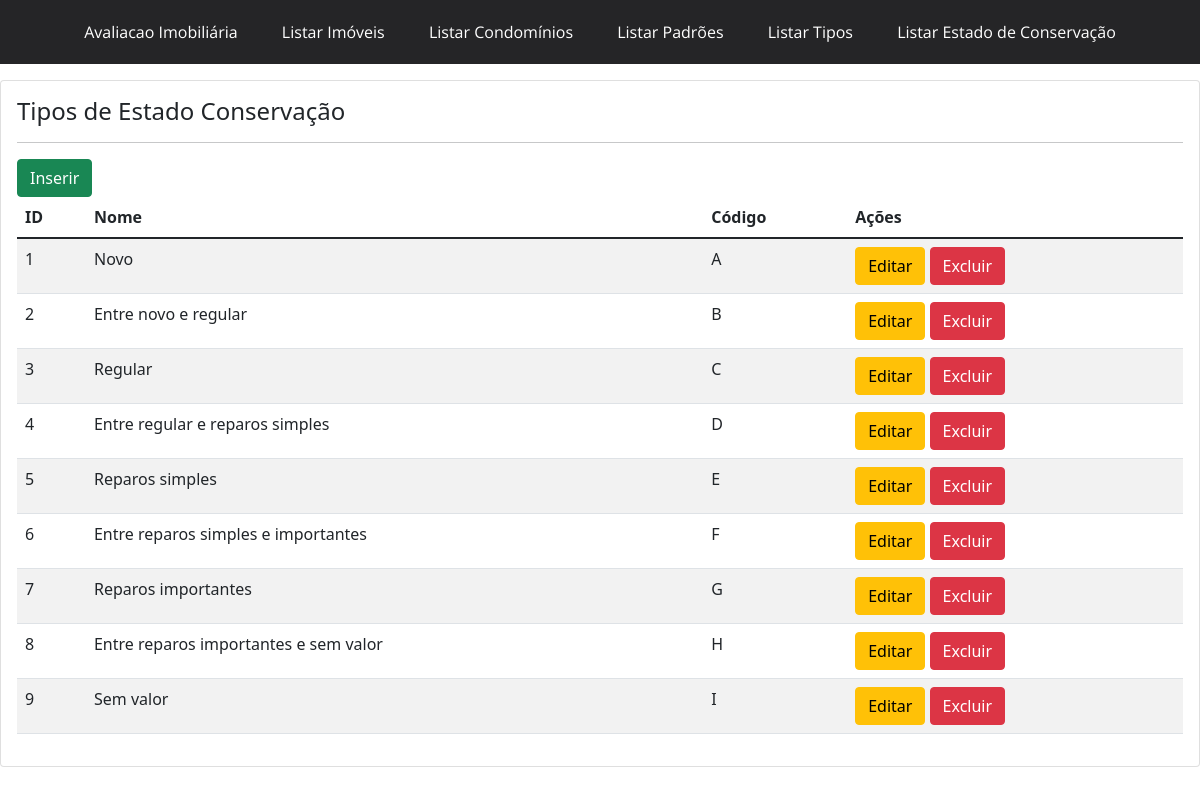
Before: /estadoConservacao/ with the older database file.
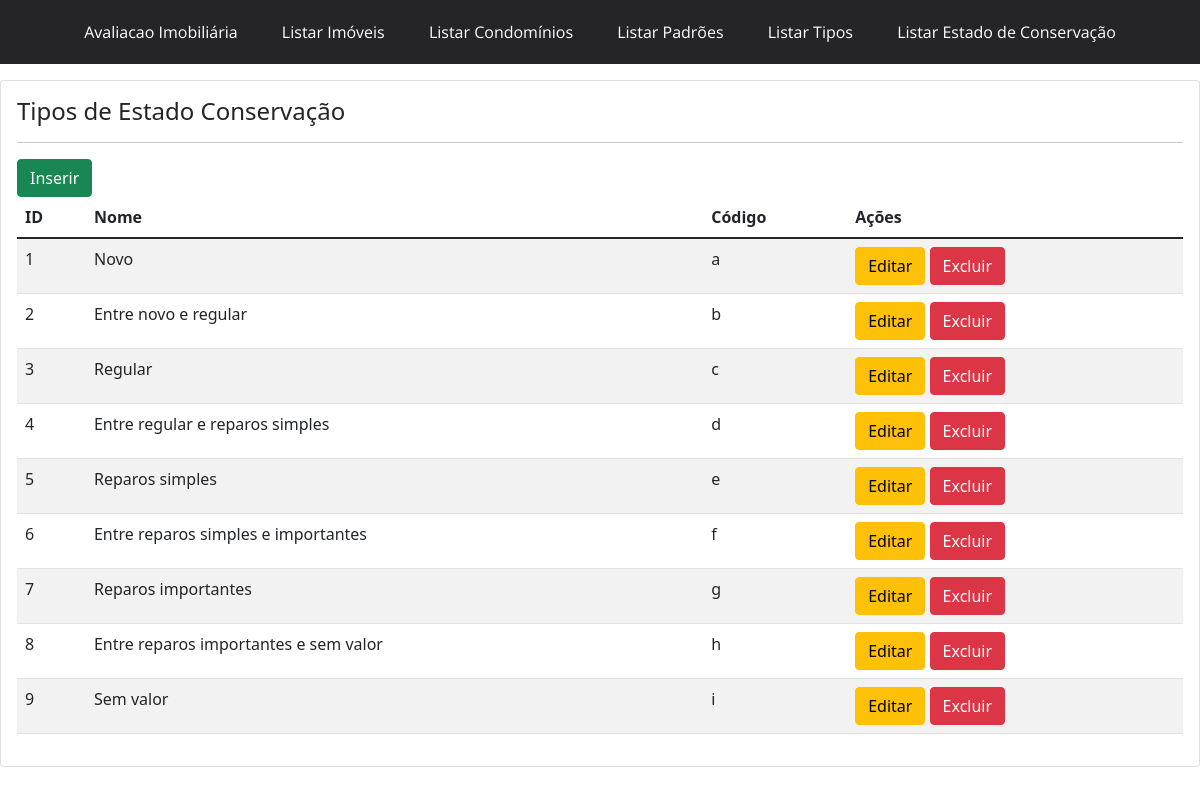
After: the same page with the newer database file.
### portal/models.py (models this page shows, shortened)
class Estadoconser(models.Model):
    nome = models.CharField(max_length=100, blank=True, null=True)
    codigo = models.CharField(max_length=1, blank=True, null=True)

### portal/views.py (the view)
# urls.py: path('estadoConservacao/', views.estadoConserv, name='estadoConservacao'),
def estadoConserv (request):
    estadoConservacao = Estadoconser.objects.all()
    context = {
        'estadoCons': estadoConservacao
    }
    return render(request, 'portal/estadoConservacao.html', context)

### portal/templates/portal/estadoConservacao.html
{% extends 'base.html' %}
{% block content %}
<div class = "card">
<div class="card-body">
 <h4> Tipos de Estado Conservação </h4>
 <hr>
<a class="btn btn-success" href="{% url 'estadoConserv_add' %}"> Inserir </a>
  <table class = "table table-striped">
      <thead>
        <tr>
            <th>ID</th>
            <th>Nome</th>
            <th>Código</th>
            <th>Ações</th>
        </tr>
      </thead>
      <tbody>
         {%  for estadoConser in estadoCons %}
         <tr>
             <td>{{ estadoConser.id  }} </td>
             <td>{{ estadoConser.nome }}</td>
             <td>{{ estadoConser.codigo }}</td>
             <td><button class='btn btn-warning'>Editar</button>
                 <button class='btn btn-danger'>Excluir</button>
             </td>
         </tr>
         {% endfor %}
      </tbody>
  </table>
</div>
</div>
{% endblock %}

Changed rows visible on the page:
changed Estadoconser "Novo": codigo "A" → "a"
changed Estadoconser "Entre novo e regular": codigo "B" → "b"
changed Estadoconser "Regular": codigo "C" → "c"
changed Estadoconser "Entre regular e reparos simples": codigo "D" → "d"
changed Estadoconser "Reparos simples": codigo "E" → "e"
changed Estadoconser "Entre reparos simples e importantes": codigo "F" → "f"
changed Estadoconser "Reparos importantes": codigo "G" → "g"
changed Estadoconser "Entre reparos importantes e sem valor": codigo "H" → "h"
changed Estadoconser "Sem valor": codigo "I" → "i"
